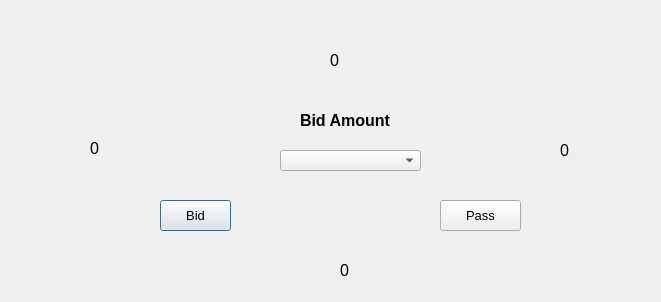
<?xml version="1.0" encoding="UTF-8"?>
<ui version="4.0">
 <class>BidDialog</class>
 <widget class="QDialog" name="BidDialog">
  <property name="geometry">
   <rect>
    <x>0</x>
    <y>0</y>
    <width>661</width>
    <height>302</height>
   </rect>
  </property>
  <property name="windowTitle">
   <string>Bid Dialog</string>
  </property>
  <widget class="ScaledQLabel" name="player1Label" native="true">
   <property name="geometry">
    <rect>
     <x>320</x>
     <y>230</y>
     <width>81</width>
     <height>21</height>
    </rect>
   </property>
   <property name="font">
    <font>
     <pointsize>12</pointsize>
    </font>
   </property>
   <property name="text" stdset="0">
    <string></string>
   </property>
  </widget>
  <widget class="ScaledQLabel" name="player3Label" native="true">
   <property name="geometry">
    <rect>
     <x>310</x>
     <y>20</y>
     <width>81</width>
     <height>21</height>
    </rect>
   </property>
   <property name="font">
    <font>
     <pointsize>12</pointsize>
    </font>
   </property>
   <property name="text" stdset="0">
    <string></string>
   </property>
  </widget>
  <widget class="ScaledQLabel" name="player2Label" native="true">
   <property name="geometry">
    <rect>
     <x>70</x>
     <y>110</y>
     <width>81</width>
     <height>21</height>
    </rect>
   </property>
   <property name="font">
    <font>
     <pointsize>12</pointsize>
    </font>
   </property>
   <property name="text" stdset="0">
    <string></string>
   </property>
  </widget>
  <widget class="ScaledQLabel" name="player4Label" native="true">
   <property name="geometry">
    <rect>
     <x>540</x>
     <y>110</y>
     <width>71</width>
     <height>21</height>
    </rect>
   </property>
   <property name="font">
    <font>
     <pointsize>12</pointsize>
    </font>
   </property>
   <property name="text" stdset="0">
    <string></string>
   </property>
  </widget>
  <widget class="ScaledQLabel" name="player2BidLabel" native="true">
   <property name="geometry">
    <rect>
     <x>90</x>
     <y>140</y>
     <width>41</width>
     <height>16</height>
    </rect>
   </property>
   <property name="font">
    <font>
     <pointsize>12</pointsize>
    </font>
   </property>
   <property name="text" stdset="0">
    <string>0</string>
   </property>
  </widget>
  <widget class="ScaledQLabel" name="player3BidLabel" native="true">
   <property name="geometry">
    <rect>
     <x>330</x>
     <y>50</y>
     <width>41</width>
     <height>20</height>
    </rect>
   </property>
   <property name="font">
    <font>
     <pointsize>12</pointsize>
    </font>
   </property>
   <property name="text" stdset="0">
    <string>0</string>
   </property>
  </widget>
  <widget class="ScaledQLabel" name="player4BidLabel" native="true">
   <property name="geometry">
    <rect>
     <x>560</x>
     <y>140</y>
     <width>41</width>
     <height>20</height>
    </rect>
   </property>
   <property name="font">
    <font>
     <pointsize>12</pointsize>
    </font>
   </property>
   <property name="text" stdset="0">
    <string>0</string>
   </property>
  </widget>
  <widget class="ScaledQLabel" name="player1BidLabel" native="true">
   <property name="geometry">
    <rect>
     <x>340</x>
     <y>260</y>
     <width>41</width>
     <height>20</height>
    </rect>
   </property>
   <property name="font">
    <font>
     <pointsize>12</pointsize>
    </font>
   </property>
   <property name="text" stdset="0">
    <string>0</string>
   </property>
  </widget>
  <widget class="ScaledQPushButton" name="bidButton" native="true">
   <property name="geometry">
    <rect>
     <x>160</x>
     <y>200</y>
     <width>71</width>
     <height>31</height>
    </rect>
   </property>
   <property name="font">
    <font>
     <pointsize>10</pointsize>
    </font>
   </property>
   <property name="text" stdset="0">
    <string>Bid</string>
   </property>
  </widget>
  <widget class="ScaledQPushButton" name="passButton" native="true">
   <property name="geometry">
    <rect>
     <x>440</x>
     <y>200</y>
     <width>81</width>
     <height>31</height>
    </rect>
   </property>
   <property name="font">
    <font>
     <pointsize>10</pointsize>
    </font>
   </property>
   <property name="text" stdset="0">
    <string>Pass</string>
   </property>
  </widget>
  <widget class="ScaledQComboBox" name="bidAmountComboBox">
   <property name="geometry">
    <rect>
     <x>280</x>
     <y>150</y>
     <width>141</width>
     <height>21</height>
    </rect>
   </property>
   <property name="font">
    <font>
     <pointsize>12</pointsize>
    </font>
   </property>
  </widget>
  <widget class="ScaledQLabel" name="bidAmountLabel" native="true">
   <property name="geometry">
    <rect>
     <x>300</x>
     <y>110</y>
     <width>121</width>
     <height>21</height>
    </rect>
   </property>
   <property name="font">
    <font>
     <pointsize>12</pointsize>
     <weight>75</weight>
     <bold>true</bold>
    </font>
   </property>
   <property name="text" stdset="0">
    <string>Bid Amount</string>
   </property>
  </widget>
 </widget>
 <customwidgets>
  <customwidget>
   <class>ScaledQLabel</class>
   <extends>QLabel</extends>
   <header>scaledWidgets.h</header>
  </customwidget>
  <customwidget>
   <class>ScaledQPushButton</class>
   <extends>QPushButton</extends>
   <header>scaledWidgets.h</header>
  </customwidget>
  <customwidget>
   <class>ScaledQComboBox</class>
   <extends>QComboBox</extends>
   <header>scaledWidgets.h</header>
  </customwidget>
 </customwidgets>
 <resources/>
 <connections/>
</ui>
